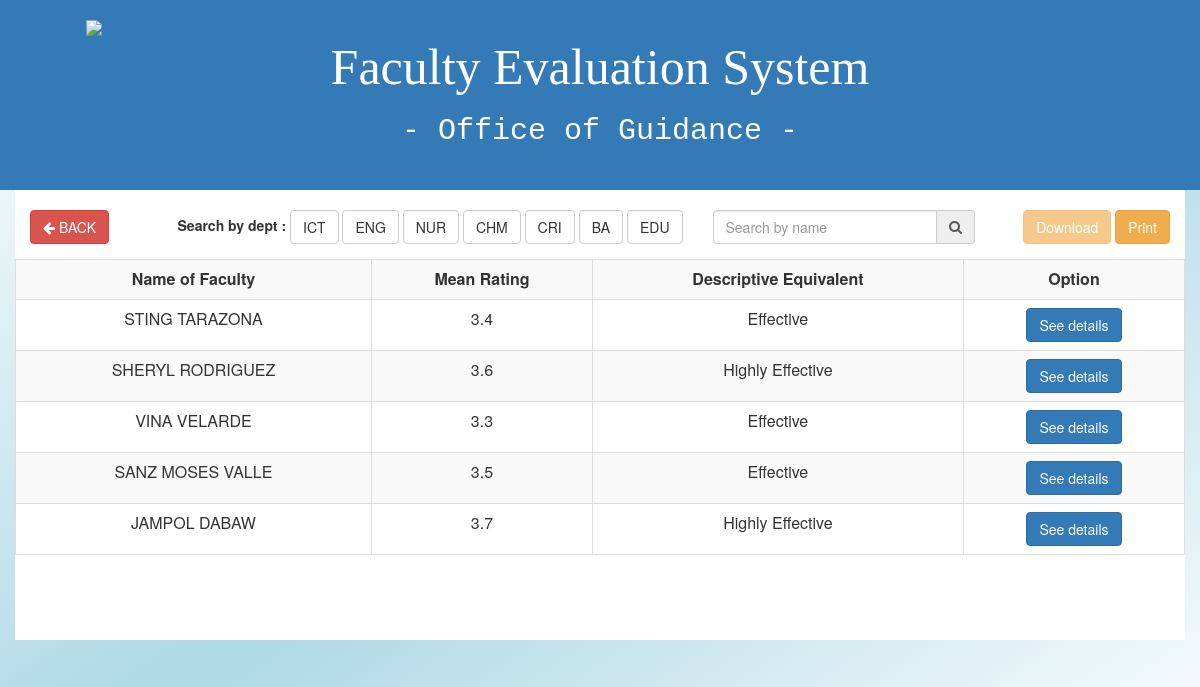
The app's page /views.php, older data.
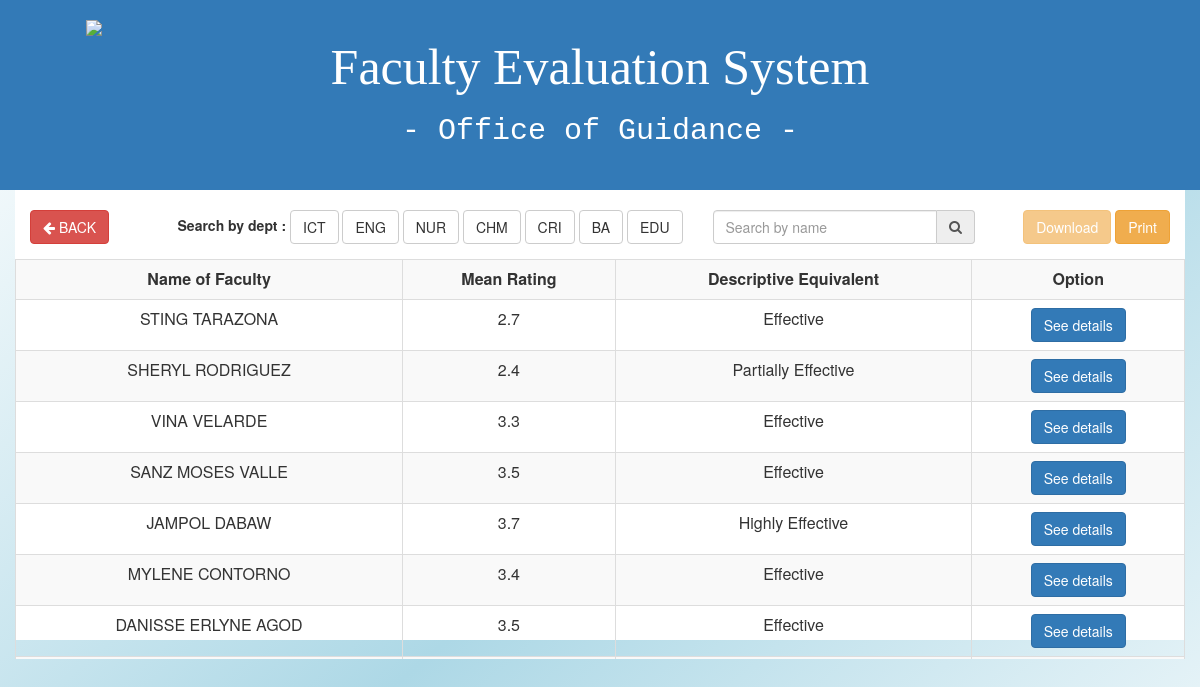
The same page, newer data.
### tables this page shows
CREATE TABLE `overall` (
  `id` int(11) NOT NULL,
  `teacher` varchar(100) NOT NULL,
  `score` int(11) NOT NULL,
  `students` int(11) NOT NULL,
  `grade` varchar(3) NOT NULL,
  `description` varchar(50) NOT NULL
);

### functions/function.php (called while the page is built, shortened)
<?php
 function connect(){
 	$db = new PDO("mysql:host=localhost;dbname=scheduling_system","root","");
 	return $db;
 }
function getoverall(){
  $dbs = connect();
  $query = $dbs->prepare("SELECT * from overall");
  $query->execute();
  return $results = $query->fetchAll(PDO::FETCH_OBJ);
}
?>

### views.php (the view, shortened to what this page needs)
<?php
include 'functions/function.php';
$results = getoverall();
 ?>
<html>
<head>
<link href="style/bootstrap.min.css" rel="stylesheet">
<link rel="stylesheet" href="style/css/font-awesome.min.css" type="text/css">
<link href="style/master.css" rel="stylesheet">
</head>
<body style="background:linear-gradient(to bottom right,white,lightblue,white); height:100%">
  <header>
    <div class="container-fluid bg-primary">
      <div class="row">
        <div class="container" style="padding: 20px 0px;">
          <div class="col-md-3">
            <div class="box">
                <img class="img-responsive" src="./images/logo.png">
            </div>
          </div>
          <div class="col-md-6 text-center">
              <h1 class="font"> Faculty Evaluation System </h1>
              <h1 class="font2"> - Office of Guidance - </h1>
          </div>
          <div class="col-md-3"></div>
        </div>
      </div>
    </div>
  </header>
<div class="container bg-white">
  <div class="row">
    <div class="col-md-1">
      <a href="adminrecord.php"><button class="btn btn-danger" type="button" name="button">
        <i class="fa fa-arrow-left"></i> BACK</button>
    </a>
    </div>
    <div class="col-md-6">
      <div class="form-inline pull-right">
        <label for="">Search by dept : </label>
        <a href="views.php?dept=ict" class="btn btn-default">ICT</a>
        <a href="views.php?dept=eng" class="btn btn-default">ENG</a>
        <a href="views.php?dept=nur" class="btn btn-default">NUR</a>
        <a href="views.php?dept=chm" class="btn btn-default">CHM</a>
        <a href="views.php?dept=cri" class="btn btn-default">CRI</a>
        <a href="views.php?dept=ba" class="btn btn-default">BA</a>
        <a href="views.php?dept=edu" class="btn btn-default">EDU</a>
      </div>
    </div>
    <div class="col-md-3">
      <div class="form-group">
        <form class="input-group" action="#" method="post">
          <input class="form-control" type="text" name="searchname" placeholder="Search by name">
          <span class="input-group-addon"> <i class="fa fa-search"></i>
          </span>
        </form>
      </div>
    </div>
    <div class="col-md-2">
      <div class="pull-right">
        <a href="#" class="btn btn-warning"
        title="download overall table" disabled>Download</a>
        <a href="#" class="btn btn-warning" onclick="PrintTable();"
        title="print this table">Print</a>
      </div>
    </div>
  </div>
  <div class="row" style="height: 400px; overflow: auto;"id="divToPrint">
    <table class="table table-responsive table-striped table-bordered text" align="center">
    	<tr>
    		<th>Name of Faculty</th>
    		<th>Mean Rating</th>
    		<th>Descriptive Equivalent</th>
    		<th>Option</th>
    	</tr>
    	<?php foreach($results as $g): ?>
        <tr>
          <td><?php echo $g->teacher ?></td>
          <td><?php echo $g->grade ?></td>
          <td><?php echo $g->description ?></td>
          <td><button data-id="<?php echo $g->teacher;?>" type="button" class="btn btn-primary details"
           data-toggle="modal">See details</button>
         </td>
        </tr>
      <?php endforeach; ?>
    </table>
  </div>
</div>
</body>
</html>

### style/master.css (style rules this page uses)
.box { position: relative; margin: 0 auto; height: 150px; width: 150px; }
.font { font-family: impact; font-size: 50px; }
.font2 { font-family: monospace; font-size: 30px; }
.bg-white { padding-top: 20px; height: 450px; background-color: white; }
.table tr th { text-align: center; }

### views.php (style rules this page uses)
.text tr th { text-align: center; }
.text tr td { text-align: center; }

Row changes from the older to the newer data that the page shows:
changed overall "STING TARAZONA": grade "3.4" → "2.7"
changed overall "SHERYL RODRIGUEZ": grade "3.6" → "2.4"; description "Highly Effective" → "Partially Effective"
added overall: teacher "MYLENE CONTORNO", grade "3.4", description "Effective"
added overall: teacher "DANISSE ERLYNE AGOD", grade "3.5", description "Effective"
